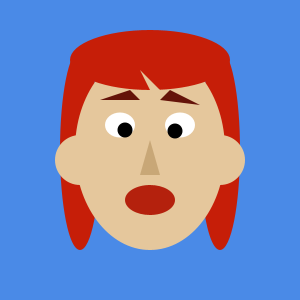
Frame 1 (no input)
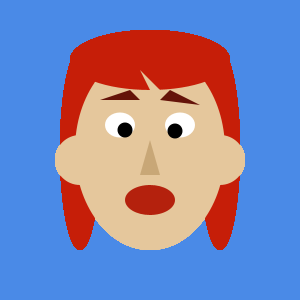
Frame 60 (the mouse pressed at the canvas centre just before this capture)
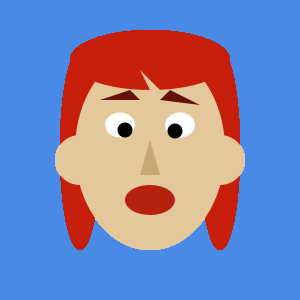
Frame 120 (the mouse held since frame 60 and released just before this capture)

The Processing sketch that drew these frames (run headless with seeded random() and noise(); from frame 60 on, the mouse is pressed at the canvas centre):

// Processing sketch: processing_139648
// ── processing_139648.pde

// sam groves
// sketch yo

//declare global variables
int lipSize;
int mouthSize;
int eyebrowSize;
int eyeBrowsize;
int eyeballSize;
int eyeBallsize;
int pupilSize;
int eyebroWsize;
int eyebrOwsize;
int leftEye;
int lefteYe;
int rightEar;
int leftEar;
int leftPupil;
int bangsSize;
int bangSsize;
int haiRcolor;
int hairColor;
int haircOlor;
boolean clicked =false;

//runs once
void setup(){
  size(300,300);
  background(74, 138, 231);
  noStroke();
}

void keyPressed(){
  background(74, 138, 231);
  clicked =!   clicked;
}
//runs forever
void draw(){
  
  if (clicked == false){
    lipSize = 50;
  }
  if (clicked == true){
    lipSize = 70;
  }
  if (clicked == false){
    mouthSize = 30;
  }
  if (clicked == true){
    mouthSize = 50;
  }
  if (clicked == false){
    eyebrowSize = -20;
  }
  if (clicked == true){
    eyebrowSize =-20;
  }
  if (clicked == false){
    eyeBrowsize = -60;
  }
  if (clicked == true){
    eyeBrowsize = -80;  
  }
  if (clicked == false){
    eyeballSize = 30;
  }
  if (clicked == true){
    eyeballSize= 20;
  }
  if (clicked == false){
    eyeBallsize = 25;
  }
  if (clicked == true){
    eyeBallsize = 15;
  }
  if (clicked == false){
    pupilSize = 15;
  }
  if (clicked == true){
    pupilSize= 5;
  } 
  if (clicked == false){
    eyebroWsize= 10;
  }
  if (clicked == true){
    eyebroWsize= 20;
  }
  if (clicked == false){
    eyebrOwsize= -50;
  }
  if (clicked == true){
    eyebrOwsize= -30;
  }
  if (clicked == false){
    leftEye= 30;
  }
  if (clicked == true){
    leftEye= 50;
  }
  if (clicked == false){
    lefteYe= 25;
  }
  if (clicked == true){
    lefteYe= 40; 
  }
  if (clicked == false){
    rightEar= 50;
  }
  if (clicked == true){
    rightEar= 70;
  }
  if (clicked == false){
    leftEar= 50;
  }
  if (clicked == true){
    leftEar= 80;
  }
  if (clicked == false){
    leftPupil= 15;
  }
  if (clicked == true){
    leftPupil= 25;
  }
  if (clicked == false){
    bangsSize= 160;
  }
  if (clicked == true){
    bangsSize= 200;
  }
  if (clicked == false){
    bangSsize= 60;
  }
  if (clicked == true){
    bangSsize= 80;
  }
  if (clicked == false){
    haiRcolor= 198;
  }
  if (clicked == true){
    haiRcolor= 62;
  }
  if (clicked == false){
    hairColor= 30;
  }
  if (clicked == true){
    hairColor= 237;
  }
  if (clicked == false){
    haircOlor= 8;
  }
  if (clicked == true){
    haircOlor= 217;
  }
    translate(150,150);

  //hair
  fill(haiRcolor,hairColor,haircOlor);
  ellipse(-70,0,40,200);
  ellipse(70,0,40,200);
  
  //face
  fill(229,199,156);
  ellipse(0,0,150,200);
  
  //bangs
  fill(haiRcolor,hairColor,haircOlor);
  ellipse(0,-90,bangsSize,bangSsize);
  fill(229,199,156);
  triangle(0,-60,10,-60,-10,-80);
  
  //left ear
  fill(229,199,156);
  ellipse(-70,10,leftEar,leftEar);
  
  
  //right ear
  fill(229,199,156);
  ellipse(70,10,rightEar,rightEar);
  
  //right eye
  fill(255,255,255);
  ellipse(30,-25,eyeballSize,eyeBallsize);
  fill(0,0,0);
  ellipse(25,-19,pupilSize,pupilSize);
  
  pushMatrix();
  translate(0,15);
  fill(200,167,119);
  triangle(0,-25,-10,10,10,10);
  popMatrix();
  
  //left eye
  fill(255,255,255);
  ellipse(-30,-25,leftEye,lefteYe);
  fill(0,0,0);
  ellipse(-25,-20,leftPupil,leftPupil);
  
  //lips
  fill(180,33,13);
  ellipse(0,50,lipSize,mouthSize);
  
  //right eyebrow
  fill(100,19,9);
  triangle(eyebroWsize,eyebrOwsize,50,-45,20,-60);
  
  //left eyebrow
  fill(100,19,9);
  triangle(-50,-50,-10,-50,eyebrowSize,eyeBrowsize);
}
  
  
  
